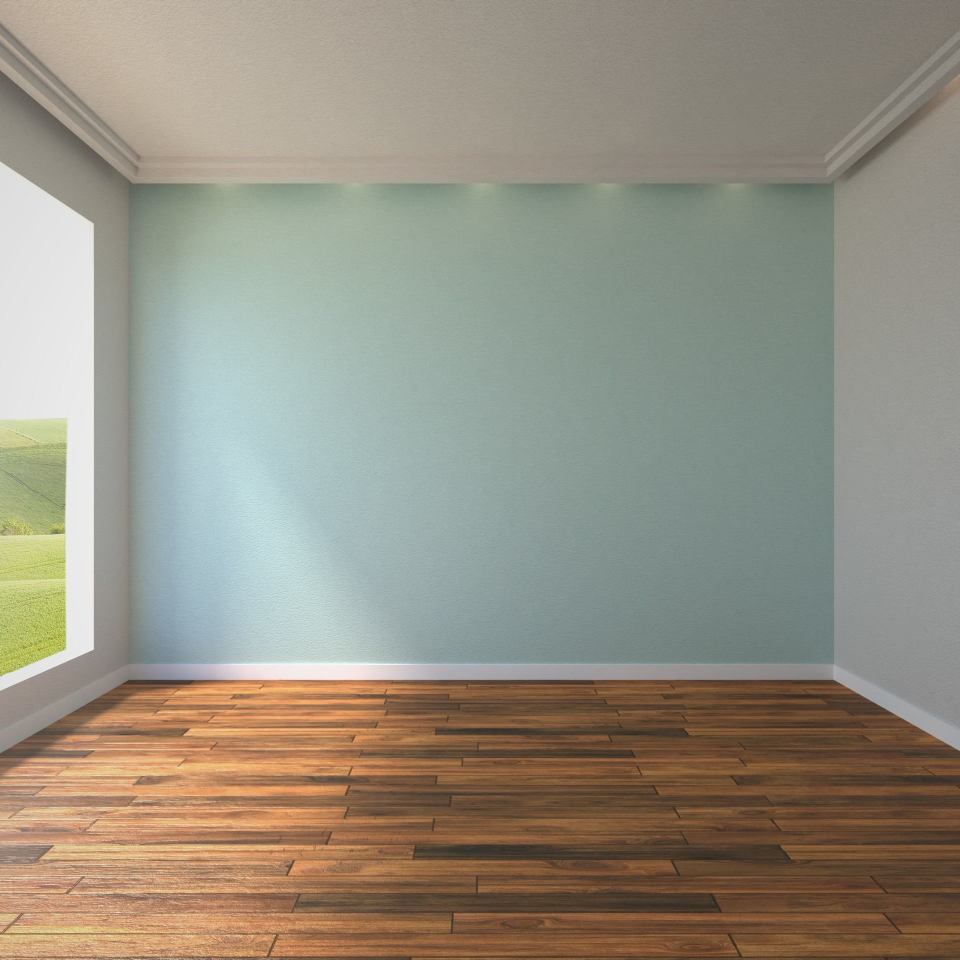
#> input picture image2.jpg, 1920 x 1920 px (shown at 1/2 size)
$ python Test.py
#> lines starting #> are read from the running program, lines starting #| are printed output that depends on the picture
import cv2
import numpy as np

'''
def show(name,img):
    cv2.imshow(name,img)
    cv2.waitKey(0)
    cv2.destroyAllWindows()

images = []

for i in range(5):
    name = "~/Documents/Projects/Detect-floor-OpenCV/resized_color_img_"+str(i)+".jpg"
    temp = cv2.imread(name,0)
    images.append(temp)
    #show("img",temp)

a = images[0]
show("a",a)
for i in range(10):
    a = cv2.GaussianBlur(a,(15,15),0)
    show("a",a)

'''

#import cv2
import matplotlib.pyplot as plt
image = cv2.imread("image2.jpg",0)
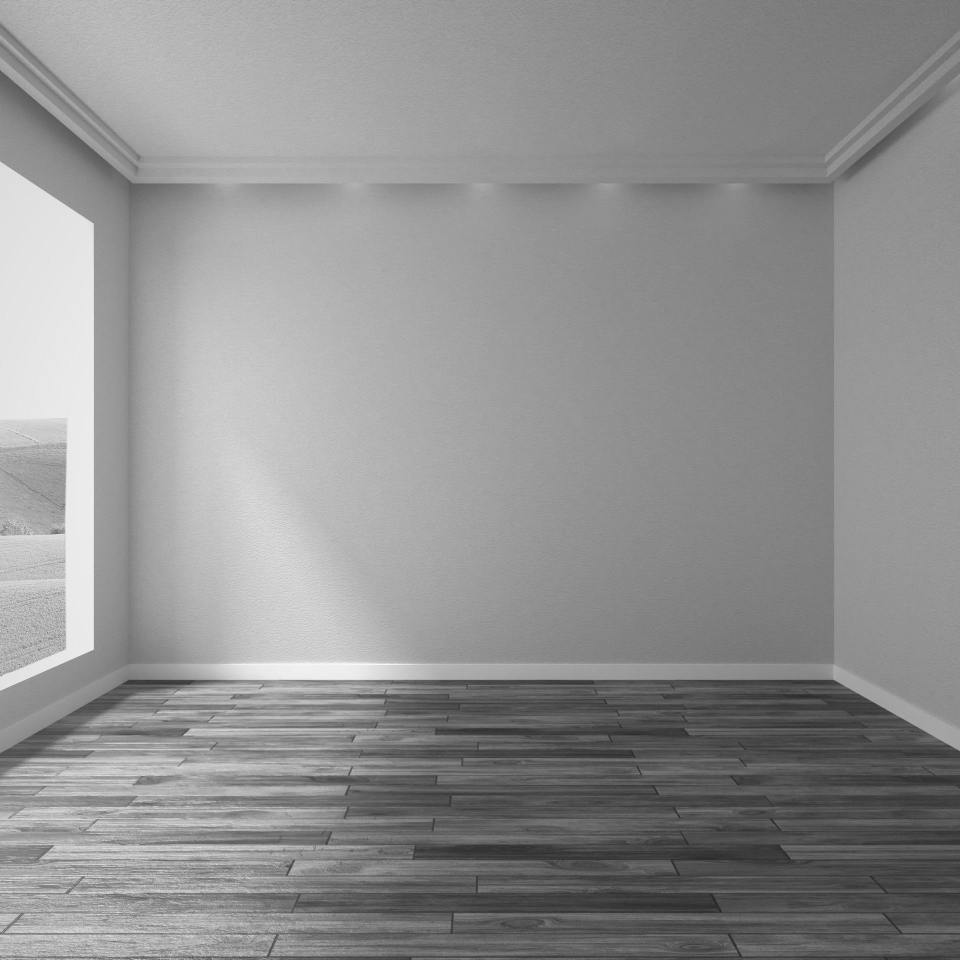
#> image: shape (1920, 1920) (shown at 1/2 size); min 33, max 250, mean 144.1
print(type(image))
#| <class 'numpy.ndarray'>
print("\n\n\n")
plt.imshow(image)
plt.show()

$ run again, with image3.jpg copied over image2.jpg
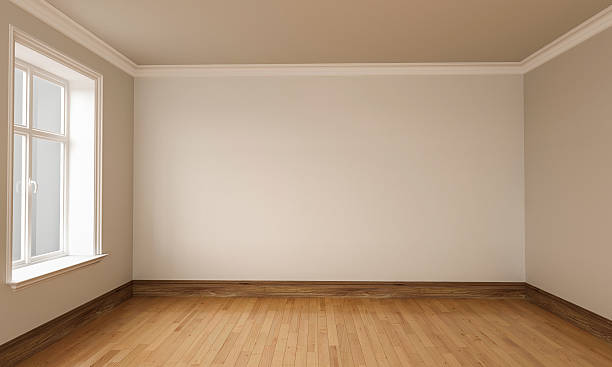
#> input picture image3.jpg, 612 x 367 px
#> `image = cv2.imread("image2.jpg",0)`:
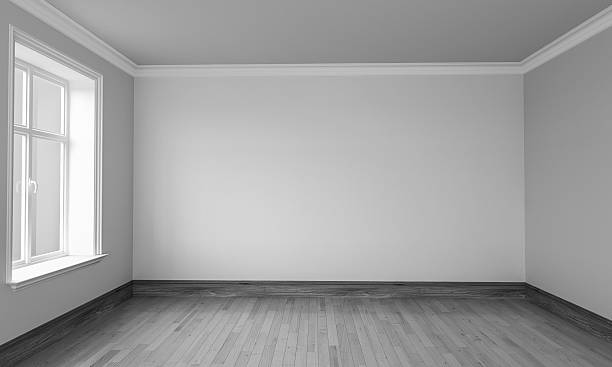
#> image: shape (367, 612); min 3, max 255, mean 160.8
#| <class 'numpy.ndarray'>

$ run again, with image4.jpg copied over image2.jpg
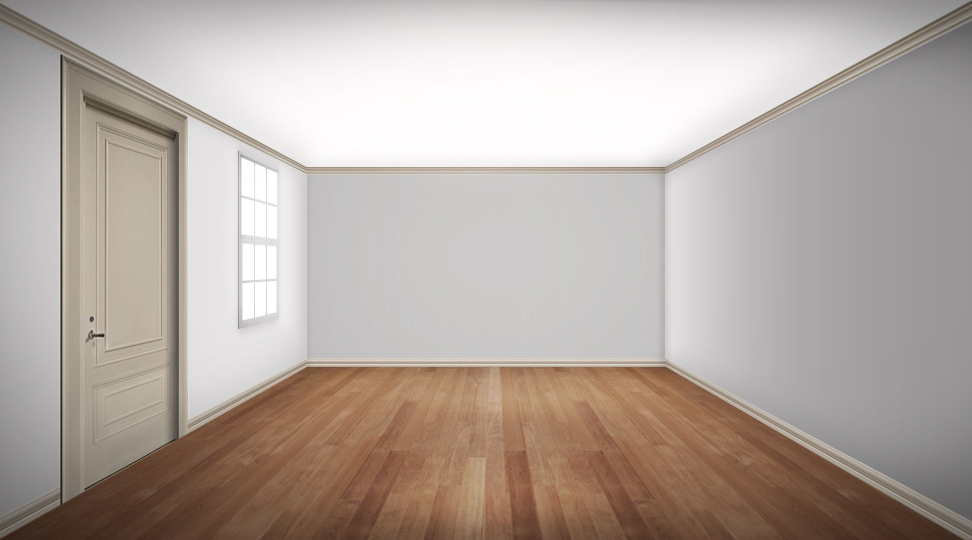
#> input picture image4.jpg, 1944 x 1080 px (shown at 1/2 size)
#> `image = cv2.imread("image2.jpg",0)`:
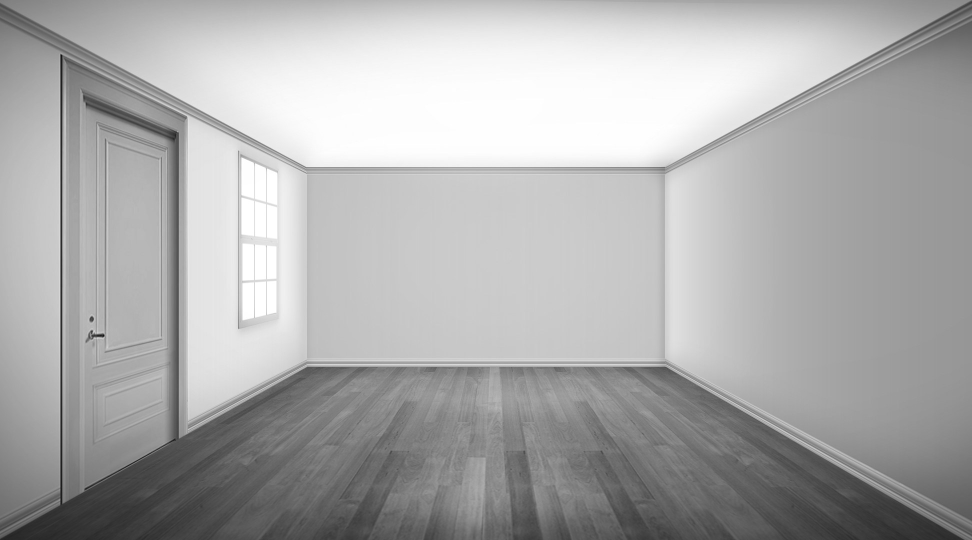
#> image: shape (1080, 1944) (shown at 1/2 size); min 8, max 255, mean 172.1
#| <class 'numpy.ndarray'>
